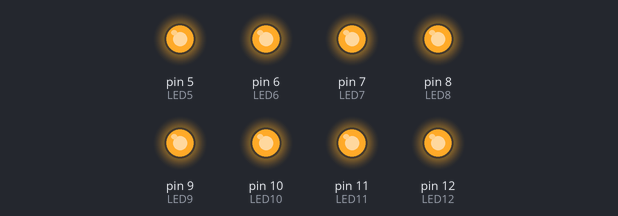
Recording of a sketch running on a simulated Arduino Uno, built with avr-gcc and run on an emulated ATmega328P. Shown: output pins drawn as LEDs (lit = HIGH).

Above: at 0.5 s.
At 3.5 s:
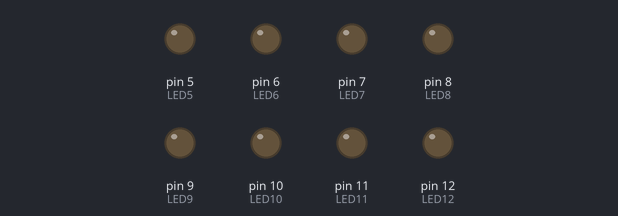
Timing chart, 0 to 4.6 s (numbered marks = the images above):
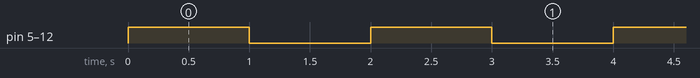

The sketch:

Programa_1.ino
```cpp
/*************************************************************************
**                                                                      **
**                                  Serial                              **
**       Joan torrescasana                             5/03/2017       **
*************************************************************************/

//****** Includes  *******************************************************


//****** Variables *******************************************************

  int LED5 = 5;                         // LED5 es el pin digital 5
int LED6 = 6;                         // LED6 es el pin digital 6
int LED7 = 7;                         // LED7 es el pin digital 7
int LED8 = 8;                         // LED8 es el pin digital 8
int LED9 = 9;                         // LED9 es el pin digital 9
int LED10 = 10;                       // LED10 es el pin digital 10
int LED11 = 11;                       // LED11 es el pin digital 11
int LED12 = 12;                       // LED12 es el pin digital 12


//********** SETUP ****************************************************************
void setup()
{                                     // S'executa un sol cop

  pinMode(LED5, OUTPUT);              // defineix el pin 5 com a sortida
  pinMode(LED6, OUTPUT);              // defineix el pin 6 com a sortida
  pinMode(LED7, OUTPUT);              // defineix el pin 7 com a sortida
  pinMode(LED8, OUTPUT);              // defineix el pin 8 com a sortida
  pinMode(LED9, OUTPUT);              // defineix el pin 9 com a sortida
  pinMode(LED10, OUTPUT);             // defineix el pin 10 com a sortida
  pinMode(LED11, OUTPUT);             // defineix el pin 11 com a sortida
  pinMode(LED12, OUTPUT);             // defineix el pin 12 com as ortida

}

//********** LOOP *****************************************************************
void loop()
{                                     // S'executa repetidament

  digitalWrite(LED5, HIGH);           // activa el LED3
  digitalWrite(LED6, HIGH);           // activa el LED3
  digitalWrite(LED7, HIGH);           // activa el LED3
  digitalWrite(LED8, HIGH);           // activa el LED3
  digitalWrite(LED9, HIGH);           // activa el LED3
  digitalWrite(LED10, HIGH);          // activa el LED3
  digitalWrite(LED11, HIGH);          // activa el LED3
  digitalWrite(LED12, HIGH);          // activa el LED3

  delay(1000);                        // espera 1 segon

  digitalWrite(LED5, LOW);            // desactiva el LED3
  digitalWrite(LED6, LOW);            // desactiva el LED3
  digitalWrite(LED7, LOW);            // desactiva el LED3
  digitalWrite(LED8, LOW);            // desactiva el LED3
  digitalWrite(LED9, LOW);            // desactiva el LED3
  digitalWrite(LED10, LOW);           // desactiva el LED3
  digitalWrite(LED11, LOW);           // desactiva el LED3
  digitalWrite(LED12, LOW);           // desactiva el LED3

  delay(1000);                        // espera 1 segon

}
```

Measured:
- by itself, pin 5 (LED5), pin 6 (LED6), pin 7 (LED7), pin 8 (LED8), pin 9 (LED9), pin 10 (LED10), pin 11 (LED11), pin 12 (LED12): alternates HIGH for 1.0 s and LOW for 1.0 s
